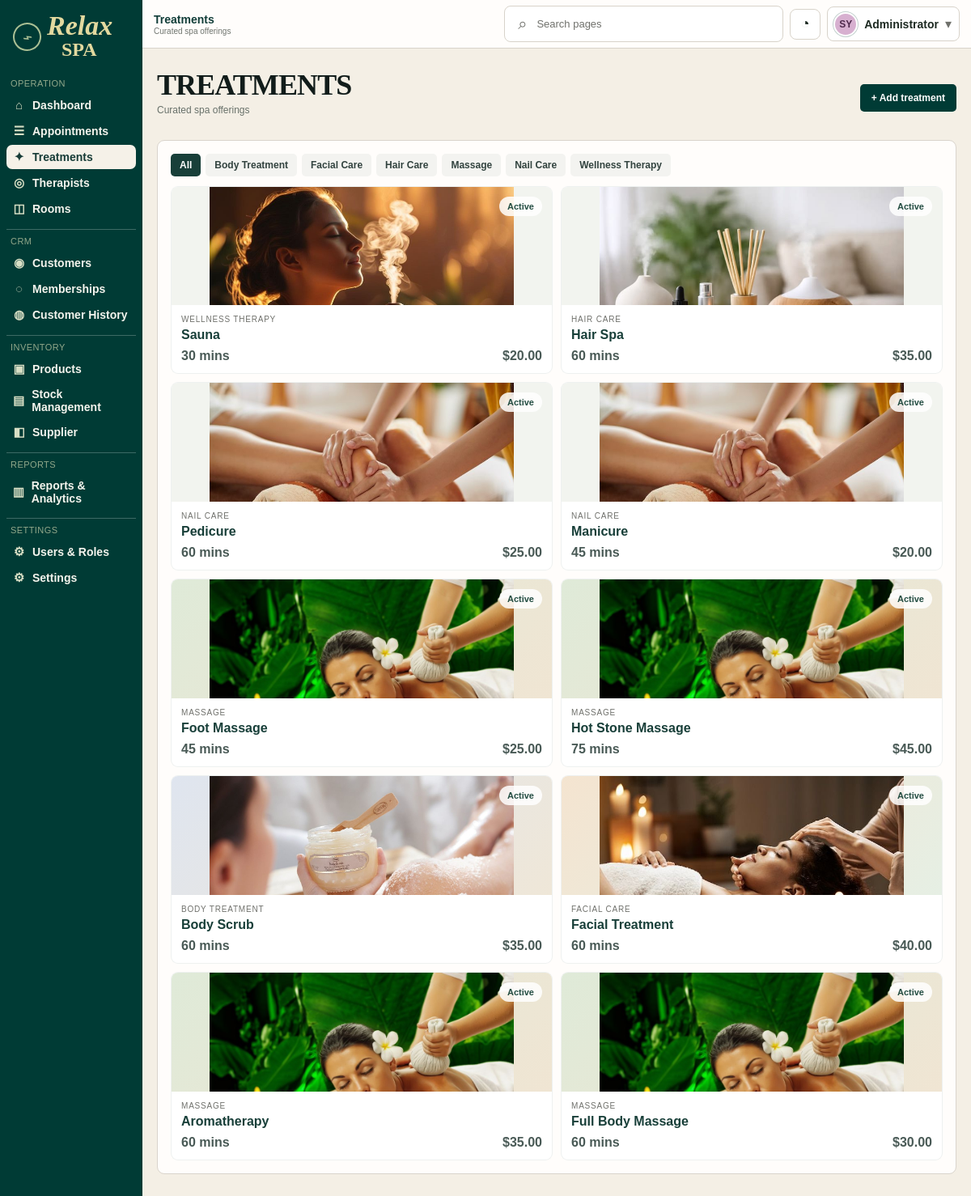
/?route=services (signed in), run on the app's committed database.
### tables this page shows
CREATE TABLE services (
    id BIGINT UNSIGNED AUTO_INCREMENT PRIMARY KEY,
    category_id BIGINT UNSIGNED NOT NULL,
    service_code VARCHAR(30) NOT NULL UNIQUE,
    name VARCHAR(150) NOT NULL,
    duration_minutes SMALLINT UNSIGNED NOT NULL,
    price DECIMAL(12,2) NOT NULL DEFAULT 0,
    description TEXT NULL,
    image_path VARCHAR(255) NULL,
    status ENUM('active','inactive') NOT NULL DEFAULT 'active',
    created_at TIMESTAMP NOT NULL DEFAULT CURRENT_TIMESTAMP,
    updated_at TIMESTAMP NOT NULL DEFAULT CURRENT_TIMESTAMP ON UPDATE CURRENT_TIMESTAMP,
    CONSTRAINT fk_service_category FOREIGN KEY (category_id)
        REFERENCES service_categories(id) ON UPDATE CASCADE ON DELETE RESTRICT,
    INDEX idx_service_name (name),
    INDEX idx_service_status (status)
);

CREATE TABLE service_categories (
    id BIGINT UNSIGNED AUTO_INCREMENT PRIMARY KEY,
    name VARCHAR(100) NOT NULL UNIQUE,
    description VARCHAR(255) NULL,
    status ENUM('active','inactive') NOT NULL DEFAULT 'active',
    created_at TIMESTAMP NOT NULL DEFAULT CURRENT_TIMESTAMP,
    updated_at TIMESTAMP NOT NULL DEFAULT CURRENT_TIMESTAMP ON UPDATE CURRENT_TIMESTAMP
);

### app/Controllers/ServiceController.php (called while the page is built, shortened)
<?php
require_once __DIR__ . '/../Models/Service.php';
require_once __DIR__ . '/../../config/database.php';
final class ServiceController
{
    public function index(): void
    {
        $serviceModel = new Service(Database::connection());
        try {
            $services = $serviceModel->all();
            $categories = $serviceModel->categories();
        } catch (Throwable $e) {
        }
        $view = strtolower((string) ($_SESSION['user']['role'] ?? '')) === 'manager'
            ? 'index.php'
            : 'admin.php';
        require __DIR__ . '/../Views/services/' . $view;
    }
}

### config/database.php (called while the page is built, shortened)
<?php
require_once __DIR__ . '/config.php';
final class Database
{
    private static ?PDO $connection = null;
    public static function connection(): PDO
    {
        if (self::$connection instanceof PDO) {
            return self::$connection;
        }
        $host = '127.0.0.1';
        $port = '3306';
        $db   = 'spa_management';
        $user = 'root';
        $pass = '';
        $dsn = "mysql:host={$host};port={$port};dbname={$db};charset=utf8mb4";
        self::$connection = new PDO(
            $dsn,
            $user,
            $pass,
            [
                PDO::ATTR_ERRMODE => PDO::ERRMODE_EXCEPTION,
                PDO::ATTR_DEFAULT_FETCH_MODE => PDO::FETCH_ASSOC,
                PDO::ATTR_EMULATE_PREPARES => false,
            ]
        );
        return self::$connection;
    }
}

### app/Models/Service.php (called while the page is built, shortened)
<?php
final class Service
{
	public function categories(): array
	{
		$stmt = $this->db->query("SELECT id, name FROM service_categories WHERE status = 'active' ORDER BY name");
		return $stmt->fetchAll(PDO::FETCH_ASSOC);
	}
	public function all(): array
	{
		$stmt = $this->db->query(
			"SELECT s.id, s.name, s.description, s.duration_minutes, s.price, s.status, s.image_path, c.name AS category
			 FROM services s
			 INNER JOIN service_categories c ON c.id = s.category_id
			 ORDER BY s.id DESC"
		);
		$fallbackImages = [
			'massage' => 'fullbody-massage.png',
			'facial' => 'facial-treatment.png',
			'body' => 'body-scrub.png',
			'wellness' => 'aromatherapy.png',
			'hair' => 'Essentail-oil.png',
			'nail' => 'foot-message.png',
		];
		return array_map(static function (array $service) use ($fallbackImages): array {
			$category = strtolower((string) $service['category']);
			$imagePath = trim((string) ($service['image_path'] ?? ''));
			if ($imagePath === '') {
				$imagePath = 'public/uploads/' . ($fallbackImages[match (true) {
					str_contains($category, 'massage') => 'massage',
					str_contains($category, 'facial') => 'facial',
					str_contains($category, 'body') => 'body',
					str_contains($category, 'wellness') => 'wellness',
					str_contains($category, 'hair') => 'hair',
					str_contains($category, 'nail') => 'nail',
					default => 'wellness',
				}] ?? 'login-bg.jpg');
			}
			return [
				'id' => (int) $service['id'],
				'name' => $service['name'],
				'description' => (string) ($service['description'] ?? ''),
				'duration' => $service['duration_minutes'] . ' mins',
				'price' => '$' . number_format((float) $service['price'], 2),
				'category' => $service['category'],
				'status' => $service['status'] === 'active' ? 'Active' : 'Inactive',
				'thumb' => strtolower(strtok($service['category'], ' ')),
				'image' => APP_URL . '/' . ltrim($imagePath, '/'),
			];
		}, $stmt->fetchAll(PDO::FETCH_ASSOC));
	}
}

### app/Views/services/admin.php (the view, shortened to what this page needs)
<?php
$categoryNames = ['All'];
foreach ($categories as $category):
    $categoryNames[] = $category['name'];
endforeach;
$defaultServiceImage = APP_URL . '/public/uploads/login-bg.jpg';
?>
<!doctype html>
<html lang="en">
<head>
    <link rel="stylesheet" href="<?= e(APP_URL) ?>/public/css/style.css">
</head>
<body class="dashboard-page">
    <div class="dashboard-shell">
        <aside class="sidebar">
            <div class="brand-block">
                <div class="brand-mark">
                    <span class="brand-leaf">⌁</span>
                    <div class="brand-text">
                        <div class="brand-name">Relax</div>
                        <div class="brand-subtitle">SPA</div>
                    </div>
                </div>
            </div>
            <nav class="sidebar-menu">
                <div class="nav-section">
                    <a class="nav-item" href="<?= e(APP_URL) ?>/?route=dashboard"><span class="nav-icon">⌂</span><span>Dashboard</span></a>
                    <a class="nav-item" href="<?= e(APP_URL) ?>/?route=appointments"><span class="nav-icon">☰</span><span>Appointments</span></a>
                    <a class="nav-item active" href="<?= e(APP_URL) ?>/?route=services"><span class="nav-icon">✦</span><span>Treatments</span></a>
                    <a class="nav-item" href="<?= e(APP_URL) ?>/?route=therapists"><span class="nav-icon">◎</span><span>Therapists</span></a>
                    <a class="nav-item" href="<?= e(APP_URL) ?>/?route=rooms"><span class="nav-icon">◫</span><span>Rooms</span></a>
                </div>
                <div class="nav-section">
                    <a class="nav-item" href="<?= e(APP_URL) ?>/?route=customers"><span class="nav-icon">◉</span><span>Customers</span></a>
                    <a class="nav-item" href="<?= e(APP_URL) ?>/?route=memberships"><span class="nav-icon">◌</span><span>Memberships</span></a>
                    <a class="nav-item" href="<?= e(APP_URL) ?>/?route=customer-history"><span class="nav-icon">◍</span><span>Customer History</span></a>
                </div>
                <div class="nav-section">
                    <a class="nav-item" href="<?= e(APP_URL) ?>/?route=products"><span class="nav-icon">▣</span><span>Products</span></a>
                    <a class="nav-item" href="<?= e(APP_URL) ?>/?route=stock-management"><span class="nav-icon">▤</span><span>Stock Management</span></a>
                    <a class="nav-item" href="<?= e(APP_URL) ?>/?route=suppliers"><span class="nav-icon">◧</span><span>Supplier</span></a>
                </div>
                <div class="nav-section">
                    <a class="nav-item" href="<?= e(APP_URL) ?>/?route=reports"><span class="nav-icon">▥</span><span>Reports &amp; Analytics</span></a>
                </div>
                <div class="nav-section">
                    <a class="nav-item" href="<?= e(APP_URL) ?>/?route=users-and-roles"><span class="nav-icon">⚙</span><span>Users &amp; Roles</span></a>
                    <a class="nav-item" href="<?= e(APP_URL) ?>/?route=settings"><span class="nav-icon">⚙</span><span>Settings</span></a>
                </div>
            </nav>
        </aside>
        <main class="main-panel">
            <header class="topbar">
                <div class="topbar-left"><div class="welcome-text">Welcome back, Admin!</div></div>
                <div class="topbar-actions">
                    <div class="search-box"><span class="search-icon">⌕</span><span>Search</span></div>
                    <button class="icon-button" aria-label="Notifications">◔</button>
                    <div class="user-chip"><?= profile_avatar($_SESSION['user'] ?? [], 'user-name', strtoupper(substr((string) ($_SESSION['user']['full_name'] ?? $_SESSION['user']['username'] ?? 'SV'), 0, 2))) ?><span class="user-role"><?= e(role_label((string) ($_SESSION['user']['role'] ?? 'admin'))) ?></span><span class="user-chevron">▾</span></div>
                </div>
            </header>
            <div class="content-wrap">
                <div class="page-heading">
                    <div>
                        <h1 class="page-title">TREATMENTS</h1>
                        <div class="page-date">Curated spa offerings</div>
                    </div>
                    <button class="primary-button" type="button" data-open-modal="service-modal">+ Add treatment</button>
                </div>
                <section class="module-panel">
                    <div class="toolbar-row">
                        <div class="toolbar-pills categories">
                            <?php foreach ($categoryNames as $category): ?>
                                <button class="pill <?= $category === 'All' ? 'active' : '' ?>" type="button"><?= e($category) ?></button>
                            <?php endforeach; ?>
                        </div>
                    </div>
                    <div class="service-grid">
                        <?php foreach ($services as $service): ?>
                            <article class="service-card">
                                <div class="service-thumb thumb-<?= e($service['thumb']) ?>">
                                    <img class="service-image" src="<?= e($service['image'] ?? $defaultServiceImage) ?>" alt="<?= e($service['name']) ?>">
                                    <span class="service-badge service-<?= strtolower(str_replace(' ', '-', $service['status'])) ?>"><?= e($service['status']) ?></span>
                                </div>
                                <div class="service-body">
                                    <div class="service-label"><?= e($service['category']) ?></div>
                                    <h3><?= e($service['name']) ?></h3>
                                    <div class="service-meta">
                                        <span><?= e($service['duration']) ?></span>
                                        <span><?= e($service['price']) ?></span>
                                    </div>
                                </div>
                            </article>
                        <?php endforeach; ?>
                    </div>
                </section>
            </div>
        </main>
    </div>
</body>
</html>

### index.php (shortened to what this page needs)
<?php
require_once __DIR__ . '/config/config.php';
require_once __DIR__ . '/app/controllers/ServiceController.php';
$route = trim(
    (string) ($_GET['route'] ?? 'login'),
    '/'
);
switch ($route) {
    case 'services':
        (new ServiceController())->index();
        break;
}

### config/config.php (shortened to what this page needs)
<?php
function e(?string $value): string
{
    return htmlspecialchars(
        $value ?? '',
        ENT_QUOTES | ENT_SUBSTITUTE,
        'UTF-8'
    );
}
function profile_avatar(array $user, string $class, string $fallback): string
{
    $imagePath = (string) ($user['profile_image'] ?? '');
    $imageUrl = '';
    $imagePrefix = 'public/uploads/user_profiles/';
    $content = $imageUrl !== ''
        ? '<img src="' . e($imageUrl) . '" alt="" aria-hidden="true">'
        : e($fallback);
    return '<span class="' . e($class) . '">' . $content . '</span>';
}
function role_label(string $role): string
{
    return match (strtolower(trim($role))) {
        'admin' => 'Administrator',
        'manager' => 'Manager',
        'staff' => 'Therapist',
        'receptionist' => 'Receptionist',
        default => ucfirst($role),
    };
}

### data on the page
services: shows a picture, status "Active", category.name "WELLNESS THERAPY", name "Sauna", duration "30 mins", price "$20.00"
services: shows a picture, status "Active", category.name "HAIR CARE", name "Hair Spa", duration "60 mins", price "$35.00"
services: status "Active", category.name "NAIL CARE", name "Pedicure", duration "60 mins", price "$25.00"
services: status "Active", category.name "NAIL CARE", name "Manicure", duration "45 mins", price "$20.00"
services: status "Active", category.name "MASSAGE", name "Foot Massage", duration "45 mins", price "$25.00"
services: status "Active", category.name "MASSAGE", name "Hot Stone Massage", duration "75 mins", price "$45.00"
services: shows a picture, status "Active", category.name "BODY TREATMENT", name "Body Scrub", duration "60 mins", price "$35.00"
services: shows a picture, status "Active", category.name "FACIAL CARE", name "Facial Treatment", duration "60 mins", price "$40.00"
services: status "Active", category.name "MASSAGE", name "Aromatherapy", duration "60 mins", price "$35.00"
services: status "Active", category.name "MASSAGE", name "Full Body Massage", duration "60 mins", price "$30.00"

### other printed values
$fallback "SY"
role_label((string) ($_SESSION['user']['role'] ?? 'admin')) "Administrator"
$category "All"
$category "Body Treatment"
$category "Facial Care"
$category "Hair Care"
$category "Massage"
$category "Nail Care"
$category "Wellness Therapy"
